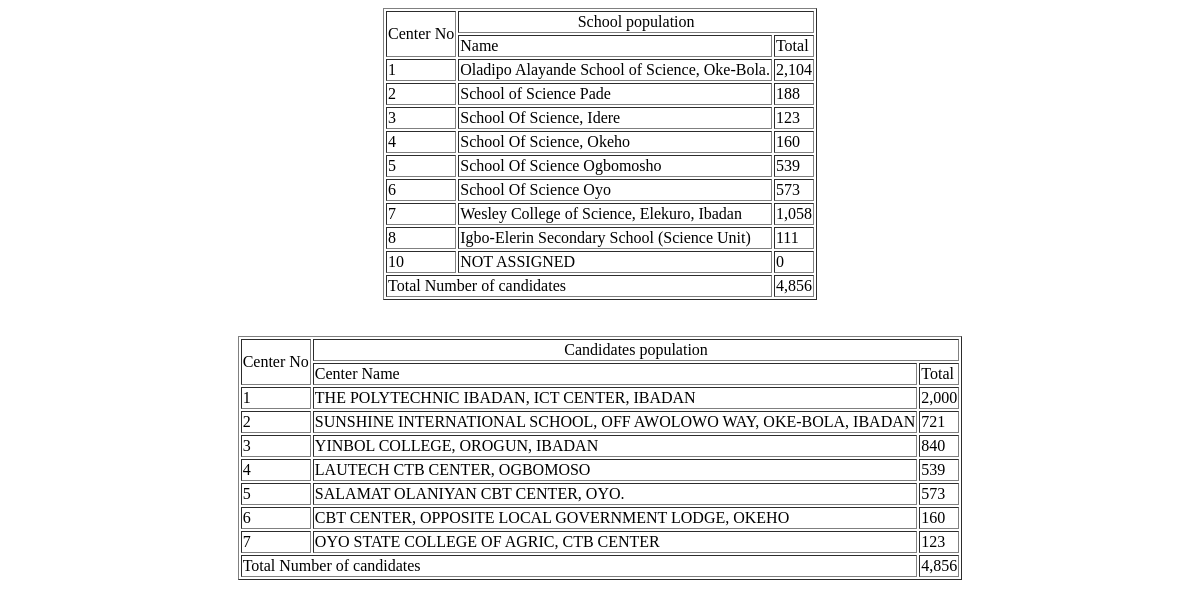
Screenshot of /pin/admin/data.php with the database file from the repository.
### tables this page shows
CREATE TABLE `school` (
  `id` int(20) NOT NULL AUTO_INCREMENT,
  `name` varchar(255) NOT NULL,
  `center_id` int(20) NOT NULL,
  PRIMARY KEY (`id`)
);

CREATE TABLE `center` (
  `id` int(20) NOT NULL AUTO_INCREMENT,
  `name` varchar(255) NOT NULL,
  PRIMARY KEY (`id`)
);

### pin/admin/data.php (the view, shortened to what this page needs)
<?php
$con = mysqli_connect("localhost","root","","oes") or die("Connection problem.");
$count=0;
$dl = '<center> <table border="1px" margin="0px">
<tr>
   <td rowspan="2">Center No</td>
   <td colspan="5"><center>School population</center></td>
</tr>
<tr>
   <td colspan="4">Name</td>
   <td>Total</td>
</tr>';
$dlc = '<center> <table border="1px" margin="0px">
<tr>
   <td rowspan="2">Center No</td>
   <td colspan="5"><center>Candidates population</center></td>
</tr>
<tr>
   <td  colspan="4">Center Name</td>
   <td>Total</td>
</tr>';
$sqls = "SELECT * FROM school";
$querys = mysqli_query($con, $sqls);
while($rowq = mysqli_fetch_array($querys))
{
		$i=$rowq['id'];
		$sqlq = "SELECT * FROM candidates WHERE school_id=".$i;
		$queryq = mysqli_query($con, $sqlq);
		$counts= mysqli_num_rows($queryq);
		$dl .= '<tr>
                    <td>'.$i.'</td>
                    <td colspan="4">'.$rowq['name'].'</td>
                    <td>'.number_format($counts).'</td>
                </tr>';
		$count+=$counts;
}
$ad=0;
for ($i=1; $i < 8; $i++) {
		$sqlc = "SELECT * FROM candidates";
		$queryc = mysqli_query($con, $sqlc);
		while($rowc = mysqli_fetch_array($queryc))
		{
				$ic=$rowc['exam_no'];
				$icn=$ic[0];
			if ($icn==$i) {
				$ad++;
				$sqlcn = "SELECT * FROM center WHERE id=".$i;
				$querycn = mysqli_query($con, $sqlcn);
				$rowcn = mysqli_fetch_array($querycn);
			}
		}
			$dlc .= '<tr>
				<td>'.$i.'</td>
				<td colspan="4">'.$rowcn['name'].'</td>
				<td>'.number_format($ad).'</td>
			</tr>';
			$ad=0;
	}
     $dl .= '<tr>
				<td colspan="5">Total Number of candidates</td>
				<td>'.number_format($count).'</td>
            </tr>
            </table>
            </center>';
	$dlc .= '<tr>
			<td colspan="5">Total Number of candidates</td>
			<td>'.number_format($count).'</td>
		</tr>
		</table>
		</center>';
?>
<!doctype html>
<html>
	<head>
	</head>
	<body>
	<?php echo $dl; ?>
	<br><br>
	<?php echo $dlc; ?>
	</body>
</html>

### rows the page displays
school: id "1", name "Oladipo Alayande School of Science, Oke-Bola.", counts "2,104"
school: id "2", name "School of Science Pade", counts "188"
school: id "3", name "School Of Science, Idere", counts "123"
school: id "4", name "School Of Science, Okeho", counts "160"
school: id "5", name "School Of Science Ogbomosho", counts "539"
school: id "6", name "School Of Science Oyo", counts "573"
school: id "7", name "Wesley College of Science, Elekuro, Ibadan", counts "1,058"
school: id "8", name "Igbo-Elerin Secondary School (Science Unit)", counts "111"
school: id "10", name "NOT ASSIGNED", counts "0"
center: name "THE POLYTECHNIC IBADAN, ICT CENTER, IBADAN", ad "2,000"

### other values shown
$count "4,856"
$rowcn['name'] "SUNSHINE INTERNATIONAL SCHOOL, OFF AWOLOWO WAY, OKE-BOLA, IBADAN"
$ad "721"
$rowcn['name'] "YINBOL COLLEGE, OROGUN, IBADAN"
$ad "840"
$rowcn['name'] "LAUTECH CTB CENTER, OGBOMOSO"
$ad "539"
$rowcn['name'] "SALAMAT OLANIYAN CBT CENTER, OYO."
$ad "573"
$rowcn['name'] "CBT CENTER, OPPOSITE LOCAL GOVERNMENT LODGE, OKEHO"
$ad "160"
$rowcn['name'] "OYO STATE COLLEGE OF AGRIC, CTB CENTER"
$ad "123"
